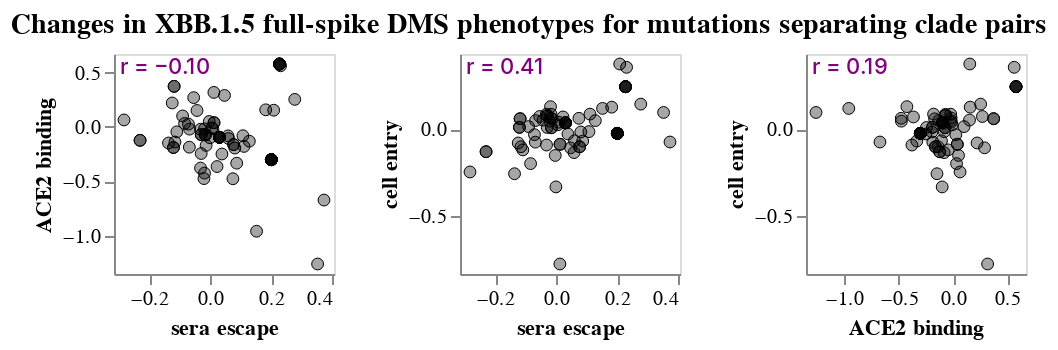

The notebook cell saved with this chart:
### Markdown cell above
## Phenotype change correlations among clade pairs
Plot correlations between changes in DMS phenotype between all clade pairs.

### Code cell
clade_selection = alt.selection_point(fields=["clade"], on="mouseover", empty=False)

phenotype_scatter_base = (
    alt.Chart(pango_pair_dms_growth_df)
    .add_params(clade_selection)
)

tooltips = [
    "clade",
    "parent",
    "date",
    "spike_new_muts",
    "nonspike_new_muts",
    *[
        alt.Tooltip(p, format=".0f")
        for p in ["change_in_growth_rate", "growth_rate", "parent_growth_rate"]
    ],
    "n_sequences",
    "parent_n_sequences",
]

phenotype_scatter_charts = []
for pheno1, pheno2 in itertools.combinations(phenotypes, 2):
    if split_by_rbd:
        if pheno1.split()[-1] != pheno2.split()[-1]:
            continue
    phenotype_scatter_points = (
        phenotype_scatter_base
        .encode(
            alt.X(pheno1, scale=alt.Scale(nice=False, padding=5)),
            y=alt.Y(pheno2, scale=alt.Scale(nice=False, padding=5)),
            tooltip=[
                *[alt.Tooltip(p, format=".2f") for p in phenotypes],
                *tooltips,
            ],
            size=alt.condition(clade_selection, alt.value(70), alt.value(35)),
            strokeWidth=alt.condition(clade_selection, alt.value(2), alt.value(0.5)),
            stroke=alt.condition(clade_selection, alt.value("red"), alt.value("black")),
        )
        .mark_circle(fill="black", strokeOpacity=1, fillOpacity=0.35)
    )
    phenotype_scatter_r = (
        phenotype_scatter_base
        .transform_regression(pheno1, pheno2, params=True)
        .transform_calculate(
            r=alt.expr.if_(
                alt.datum["coef"][1] >= 0,
                alt.expr.sqrt(alt.datum["rSquared"]),
                -alt.expr.sqrt(alt.datum["rSquared"]),
            ),
            label='"r = " + format(datum.r, ".2f")',
        )
        .mark_text(align="left", color="purple", fontWeight=500, fontSize=11, opacity=1)
        .encode(x=alt.value(3), y=alt.value(7), text=alt.Text("label:N"))
        .properties(width=110, height=110)
    )
    phenotype_scatter_charts.append(phenotype_scatter_points + phenotype_scatter_r)

phenotype_scatter_chart = (
    alt.vconcat(
        *[
            alt.hconcat(*phenotype_scatter_charts[row * len(phenotypes_basic): (row + 1) * len(phenotypes_basic)])
            for row in range(int(math.ceil(len(phenotypes) / len(phenotypes_basic))))
        ],
        spacing=9,
    )
    .configure_axis(grid=False)
    .properties(        
        title=alt.TitleParams(
            f"Changes in {title} for mutations separating clade pairs",
            anchor="middle",
            fontSize=14,
            dy=-3,
        ),
    )    
)

phenotype_scatter_chart

### Figure 1 — Vega-Lite specification as saved in the notebook (floating-point values rounded to 4 significant figures)
{"config": {"view": {"continuousWidth": 300, "continuousHeight": 300}, "axis": {"grid": false}}, "vconcat": [{"hconcat": [{"layer": [{"mark": {"type": "circle", "fill": "black", "fillOpacity": 0.35, "strokeOpacity": 1}, "encoding": {"size": {"condition": {"param": "param_1", "value": 70, "empty": false}, "value": 35}, "stroke": {"condition": {"param": "param_1", "value": "red", "empty": false}, "value": "black"}, "strokeWidth": {"condition": {"param": "param_1", "value": 2, "empty": false}, "value": 0.5}, "tooltip": [{"field": "sera escape", "format": ".2f", "type": "quantitative"}, {"field": "ACE2 binding", "format": ".2f", "type": "quantitative"}, {"field": "cell entry", "format": ".2f", "type": "quantitative"}, {"field": "clade", "type": "nominal"}, {"field": "parent", "type": "nominal"}, {"field": "date", "type": "nominal"}, {"field": "spike_new_muts", "type": "nominal"}, {"field": "nonspike_new_muts", "type": "nominal"}, {"field": "change_in_growth_rate", "format": ".0f", "type": "quantitative"}, {"field": "growth_rate", "format": ".0f", "type": "quantitative"}, {"field": "parent_growth_rate", "format": ".0f", "type": "quantitative"}, {"field": "n_sequences", "type": "quantitative"}, {"field": "parent_n_sequences", "type": "quantitative"}], "x": {"field": "sera escape", "scale": {"nice": false, "padding": 5}, "type": "quantitative"}, "y": {"field": "ACE2 binding", "scale": {"nice": false, "padding": 5}, "type": "quantitative"}}, "name": "view_1"}, {"mark": {"type": "text", "align": "left", "color": "purple", "fontSize": 11, "fontWeight": 500, "opacity": 1}, "encoding": {"text": {"field": "label", "type": "nominal"}, "x": {"value": 3}, "y": {"value": 7}}, "transform": [{"on": "sera escape", "regression": "ACE2 binding", "params": true}, {"calculate": "if((datum['coef'][1] >= 0),sqrt(datum['rSquared']),(-sqrt(datum['rSquared'])))", "as": "r"}, {"calculate": "\"r = \" + format(datum.r, \".2f\")", "as": "label"}]}], "height": 110, "width": 110}, {"layer": [{"mark": {"type": "circle", "fill": "black", "fillOpacity": 0.35, "strokeOpacity": 1}, "encoding": {"size": {"condition": {"param": "param_1", "value": 70, "empty": false}, "value": 35}, "stroke": {"condition": {"param": "param_1", "value": "red", "empty": false}, "value": "black"}, "strokeWidth": {"condition": {"param": "param_1", "value": 2, "empty": false}, "value": 0.5}, "tooltip": [{"field": "sera escape", "format": ".2f", "type": "quantitative"}, {"field": "ACE2 binding", "format": ".2f", "type": "quantitative"}, {"field": "cell entry", "format": ".2f", "type": "quantitative"}, {"field": "clade", "type": "nominal"}, {"field": "parent", "type": "nominal"}, {"field": "date", "type": "nominal"}, {"field": "spike_new_muts", "type": "nominal"}, {"field": "nonspike_new_muts", "type": "nominal"}, {"field": "change_in_growth_rate", "format": ".0f", "type": "quantitative"}, {"field": "growth_rate", "format": ".0f", "type": "quantitative"}, {"field": "parent_growth_rate", "format": ".0f", "type": "quantitative"}, {"field": "n_sequences", "type": "quantitative"}, {"field": "parent_n_sequences", "type": "quantitative"}], "x": {"field": "sera escape", "scale": {"nice": false, "padding": 5}, "type": "quantitative"}, "y": {"field": "cell entry", "scale": {"nice": false, "padding": 5}, "type": "quantitative"}}, "name": "view_2"}, {"mark": {"type": "text", "align": "left", "color": "purple", "fontSize": 11, "fontWeight": 500, "opacity": 1}, "encoding": {"text": {"field": "label", "type": "nominal"}, "x": {"value": 3}, "y": {"value": 7}}, "transform": [{"on": "sera escape", "regression": "cell entry", "params": true}, {"calculate": "if((datum['coef'][1] >= 0),sqrt(datum['rSquared']),(-sqrt(datum['rSquared'])))", "as": "r"}, {"calculate": "\"r = \" + format(datum.r, \".2f\")", "as": "label"}]}], "height": 110, "width": 110}, {"layer": [{"mark": {"type": "circle", "fill": "black", "fillOpacity": 0.35, "strokeOpacity": 1}, "encoding": {"size": {"condition": {"param": "param_1", "value": 70, "empty": false}, "value": 35}, "stroke": {"condition": {"param": "param_1", "value": "red", "empty": false}, "value": "black"}, "strokeWidth": {"condition": {"param": "param_1", "value": 2, "empty": false}, "value": 0.5}, "tooltip": [{"field": "sera escape", "format": ".2f", "type": "quantitative"}, {"field": "ACE2 binding", "format": ".2f", "type": "quantitative"}, {"field": "cell entry", "format": ".2f", "type": "quantitative"}, {"field": "clade", "type": "nominal"}, {"field": "parent", "type": "nominal"}, {"field": "date", "type": "nominal"}, {"field": "spike_new_muts", "type": "nominal"}, {"field": "nonspike_new_muts", "type": "nominal"}, {"field": "change_in_growth_rate", "format": ".0f", "type": "quantitative"}, {"field": "growth_rate", "format": ".0f", "type": "quantitative"}, {"field": "parent_growth_rate", "format": ".0f", "type": "quantitative"}, {"field": "n_sequences", "type": "quantitative"}, {"field": "parent_n_sequences", "type": "quantitative"}], "x": {"field": "ACE2 binding", "scale": {"nice": false, "padding": 5}, "type": "quantitative"}, "y": {"field": "cell entry", "scale": {"nice": false, "padding": 5}, "type": "quantitative"}}, "name": "view_3"}, {"mark": {"type": "text", "align": "left", "color": "purple", "fontSize": 11, "fontWeight": 500, "opacity": 1}, "encoding": {"text": {"field": "label", "type": "nominal"}, "x": {"value": 3}, "y": {"value": 7}}, "transform": [{"on": "ACE2 binding", "regression": "cell entry", "params": true}, {"calculate": "if((datum['coef'][1] >= 0),sqrt(datum['rSquared']),(-sqrt(datum['rSquared'])))", "as": "r"}, {"calculate": "\"r = \" + format(datum.r, \".2f\")", "as": "label"}]}], "height": 110, "width": 110}]}], "data": {"name": "data-f10dab13a8ca37017bcfb5ee8314336c"}, "params": [{"name": "param_1", "select": {"type": "point", "fields": ["clade"], "on": "mouseover"}, "views": ["view_1", "view_2", "view_3"]}], "spacing": 9, "title": {"text": "Changes in XBB.1.5 full-spike DMS phenotypes for mutations separating clade pairs", "anchor": "middle", "dy": -3, "fontSize": 14}, "$schema": "https://vega.github.io/schema/vega-lite/v5.15.1.json", "datasets": {"data-f10dab13a8ca37017bcfb5ee8314336c": [{"clade": "XBB.1", "parent": "XBB", "date": "2022-10-03", "n_new_spike_muts": 1, "spike_new_muts": "G252V", "nonspike_new_muts": "", "growth_rate": 1.205, "n_sequences": 17510, "parent_growth_rate": -0.9367, "parent_n_sequences": 1650, "change_in_growth_rate": 2.141, "sera escape": -0.0716, "ACE2 binding": 0.02517, "cell entry": -0.03082}, {"clade": "XBB.2", "parent": "XBB", "date": "2022-10-15", "n_new_spike_muts": 1, "spike_new_muts": "D253G", "nonspike_new_muts": "", "growth_rate": 0.2068, "n_sequences": 1353, "parent_growth_rate": -0.9367, "parent_n_sequences": 1650, "change_in_growth_rate": 1.144, "sera escape": -0.2303, "ACE2 binding": -0.1234, "cell entry": -0.1294}, {"clade": "XBB.1.4", "parent": "XBB.1", "date": "2022-11-06", "n_new_spike_muts": 1, "spike_new_muts": "T883I", "nonspike_new_muts": "ORF8:G8*", "growth_rate": 5.168, "n_sequences": 519, "parent_growth_rate": 1.205, "parent_n_sequences": 17510, "change_in_growth_rate": 3.964, "sera escape": 0.07632, "ACE2 binding": -0.1625, "cell entry": -0.1008}, {"clade": "XBB.1.5", "parent": "XBB.1", "date": "2022-11-08", "n_new_spike_muts": 1, "spike_new_muts": "S486P", "nonspike_new_muts": "ORF8:G8*", "growth_rate": 25.31, "n_sequences": 156404, "parent_growth_rate": 1.205, "parent_n_sequences": 17510, "change_in_growth_rate": 24.1, "sera escape": 0.2269, "ACE2 binding": 0.5783, "cell entry": 0.247}, {"clade": "XBB.1.16", "parent": "XBB.1", "date": "2023-03-05", "n_new_spike_muts": 3, "spike_new_muts": "K478R; S486P; E180V", "nonspike_new_muts": "ORF1a:L3829F; ORF1b:D1746Y; ORF8:G8*; ORF9b:I5T; ORF9b:N55S", "growth_rate": 40.14, "n_sequences": 25010, "parent_growth_rate": 1.205, "parent_n_sequences": 17510, "change_in_growth_rate": 38.94, "sera escape": 0.2303, "ACE2 binding": 0.5619, "cell entry": 0.3594}, {"clade": "XBB.1.22", "parent": "XBB.1", "date": "2023-03-19", "n_new_spike_muts": 1, "spike_new_muts": "S486P", "nonspike_new_muts": "ORF8:G8*; ORF9b:I5T", "growth_rate": 41.14, "n_sequences": 417, "parent_growth_rate": 1.205, "parent_n_sequences": 17510, "change_in_growth_rate": 39.94, "sera escape": 0.2269, "ACE2 binding": 0.5783, "cell entry": 0.247}, {"clade": "XBB.1.42", "parent": "XBB.1", "date": "2023-05-31", "n_new_spike_muts": 2, "spike_new_muts": "S486P; Q613H", "nonspike_new_muts": "ORF1a:T4175I; ORF8:G8*; ORF9b:I5T", "growth_rate": 41.4, "n_sequences": 447, "parent_growth_rate": 1.205, "parent_n_sequences": 17510, "change_in_growth_rate": 40.2, "sera escape": 0.2078, "ACE2 binding": 0.1534, "cell entry": 0.3785}, {"clade": "XBB.1.4.1", "parent": "XBB.1.4", "date": "2022-11-25", "n_new_spike_muts": 1, "spike_new_muts": "S673G", "nonspike_new_muts": "", "growth_rate": 3.376, "n_sequences": 1455, "parent_growth_rate": 5.168, "parent_n_sequences": 519, "change_in_growth_rate": -1.792, "sera escape": 0.01171, "ACE2 binding": 0.3172, "cell entry": -0.7797}, {"clade": "XBB.1.5.1", "parent": "XBB.1.5", "date": "2023-01-28", "n_new_spike_muts": 1, "spike_new_muts": "T573I", "nonspike_new_muts": "", "growth_rate": 29.25, "n_sequences": 3285, "parent_growth_rate": 25.31, "parent_n_sequences": 156404, "change_in_growth_rate": 3.938, "sera escape": -0.02976, "ACE2 binding": -0.07144, "cell entry": 0.07914}, {"clade": "XBB.1.5.2", "parent": "XBB.1.5", "date": "2023-01-29", "n_new_spike_muts": 2, "spike_new_muts": "K147I; T284I", "nonspike_new_muts": "", "growth_rate": 27.32, "n_sequences": 975, "parent_growth_rate": 25.31, "parent_n_sequences": 156404, "change_in_growth_rate": 2.008, "sera escape": -0.02996, "ACE2 binding": -0.2448, "cell entry": 0.01103}, {"clade": "XBB.1.5.4", "parent": "XBB.1.5", "date": "2023-02-10", "n_new_spike_muts": 1, "spike_new_muts": "T883I", "nonspike_new_muts": "", "growth_rate": 29.9, "n_sequences": 2023, "parent_growth_rate": 25.31, "parent_n_sequences": 156404, "change_in_growth_rate": 4.592, "sera escape": 0.07632, "ACE2 binding": -0.1625, "cell entry": -0.1008}, {"clade": "XBB.1.5.5", "parent": "XBB.1.5", "date": "2023-02-10", "n_new_spike_muts": 1, "spike_new_muts": "K1181I", "nonspike_new_muts": "ORF1a:S2246L", "growth_rate": 29.69, "n_sequences": 1054, "parent_growth_rate": 25.31, "parent_n_sequences": 156404, "change_in_growth_rate": 4.385, "sera escape": -0.003512, "ACE2 binding": 0.04976, "cell entry": -0.1511}, {"clade": "XBB.1.5.10", "parent": "XBB.1.5", "date": "2023-02-10", "n_new_spike_muts": 1, "spike_new_muts": "F456L", "nonspike_new_muts": "ORF1b:A1643V", "growth_rate": 37.89, "n_sequences": 2176, "parent_growth_rate": 25.31, "parent_n_sequences": 156404, "change_in_growth_rate": 12.58, "sera escape": 0.2001, "ACE2 binding": -0.3013, "cell entry": -0.02328}, {"clade": "XBB.1.5.12", "parent": "XBB.1.5", "date": "2023-02-19", "n_new_spike_muts": 1, "spike_new_muts": "T323I", "nonspike_new_muts": "", "growth_rate": 28.78, "n_sequences": 2303, "parent_growth_rate": 25.31, "parent_n_sequences": 156404, "change_in_growth_rate": 3.467, "sera escape": -0.137, "ACE2 binding": -0.1482, "cell entry": -0.257}, {"clade": "XBB.1.5.25", "parent": "XBB.1.5", "date": "2023-03-18", "n_new_spike_muts": 1, "spike_new_muts": "K97T", "nonspike_new_muts": "", "growth_rate": 25.8, "n_sequences": 661, "parent_growth_rate": 25.31, "parent_n_sequences": 156404, "change_in_growth_rate": 0.4916, "sera escape": 0.1069, "ACE2 binding": -0.08113, "cell entry": -0.01326}, {"clade": "XBB.1.5.28", "parent": "XBB.1.5", "date": "2023-03-22", "n_new_spike_muts": 1, "spike_new_muts": "K478R", "nonspike_new_muts": "", "growth_rate": 35.07, "n_sequences": 761, "parent_growth_rate": 25.31, "parent_n_sequences": 156404, "change_in_growth_rate": 9.764, "sera escape": 0.02994, "ACE2 binding": -0.09573, "cell entry": 0.03784}, {"clade": "XBB.1.5.30", "parent": "XBB.1.5", "date": "2023-03-22", "n_new_spike_muts": 1, "spike_new_muts": "A348T", "nonspike_new_muts": "", "growth_rate": 30.41, "n_sequences": 808, "parent_growth_rate": 25.31, "parent_n_sequences": 156404, "change_in_growth_rate": 5.101, "sera escape": 0.008368, "ACE2 binding": -0.01643, "cell entry": 0.04135}, {"clade": "XBB.1.5.35", "parent": "XBB.1.5", "date": "2023-03-24", "n_new_spike_muts": 1, "spike_new_muts": "N978S", "nonspike_new_muts": "", "growth_rate": 28.96, "n_sequences": 1292, "parent_growth_rate": 25.31, "parent_n_sequences": 156404, "change_in_growth_rate": 3.653, "sera escape": -0.1159, "ACE2 binding": -0.1391, "cell entry": -0.1005}, {"clade": "XBB.1.5.37", "parent": "XBB.1.5", "date": "2023-03-27", "n_new_spike_muts": 1, "spike_new_muts": "K1045R", "nonspike_new_muts": "", "growth_rate": 33.53, "n_sequences": 3551, "parent_growth_rate": 25.31, "parent_n_sequences": 156404, "change_in_growth_rate": 8.224, "sera escape": 0.05959, "ACE2 binding": -0.1069, "cell entry": -0.06603}, {"clade": "XBB.1.5.50", "parent": "XBB.1.5", "date": "2023-04-26", "n_new_spike_muts": 1, "spike_new_muts": "P621S", "nonspike_new_muts": "N:T49I; ORF1a:A2097V", "growth_rate": 29.06, "n_sequences": 591, "parent_growth_rate": 25.31, "parent_n_sequences": 156404, "change_in_growth_rate": 3.755, "sera escape": -0.1209, "ACE2 binding": -0.1898, "cell entry": 0.01162}, {"clade": "XBB.1.5.56", "parent": "XBB.1.5", "date": "2023-05-05", "n_new_spike_muts": 1, "spike_new_muts": "A852S", "nonspike_new_muts": "", "growth_rate": 27.85, "n_sequences": 537, "parent_growth_rate": 25.31, "parent_n_sequences": 156404, "change_in_growth_rate": 2.538, "sera escape": -0.1249, "ACE2 binding": 0.2201, "cell entry": -0.0788}, {"clade": "XBB.1.5.59", "parent": "XBB.1.5", "date": "2023-05-06", "n_new_spike_muts": 1, "spike_new_muts": "F456L", "nonspike_new_muts": "ORF1a:S2822P", "growth_rate": 39.84, "n_sequences": 719, "parent_growth_rate": 25.31, "parent_n_sequences": 156404, "change_in_growth_rate": 14.54, "sera escape": 0.2001, "ACE2 binding": -0.3013, "cell entry": -0.02328}, {"clade": "XBB.1.5.70", "parent": "XBB.1.5", "date": "2023-05-22", "n_new_spike_muts": 2, "spike_new_muts": "L455F; F456L", "nonspike_new_muts": "ORF1a:A4068S; ORF8:P38S", "growth_rate": 45.16, "n_sequences": 499, "parent_growth_rate": 25.31, "parent_n_sequences": 156404, "change_in_growth_rate": 19.85, "sera escape": 0.3517, "ACE2 binding": -1.261, "cell entry": 0.09792}, {"clade": "XBB.1.5.72", "parent": "XBB.1.5", "date": "2023-05-31", "n_new_spike_muts": 1, "spike_new_muts": "F456L", "nonspike_new_muts": "ORF1a:G445S", "growth_rate": 45.74, "n_sequences": 1477, "parent_growth_rate": 25.31, "parent_n_sequences": 156404, "change_in_growth_rate": 20.44, "sera escape": 0.2001, "ACE2 binding": -0.3013, "cell entry": -0.02328}, {"clade": "XBB.1.5.91", "parent": "XBB.1.5", "date": "2023-07-10", "n_new_spike_muts": 1, "spike_new_muts": "P621S", "nonspike_new_muts": "", "growth_rate": 28.66, "n_sequences": 657, "parent_growth_rate": 25.31, "parent_n_sequences": 156404, "change_in_growth_rate": 3.355, "sera escape": -0.1209, "ACE2 binding": -0.1898, "cell entry": 0.01162}, {"clade": "XBB.1.5.97", "parent": "XBB.1.5", "date": "2023-07-24", "n_new_spike_muts": 1, "spike_new_muts": "T941S", "nonspike_new_muts": "", "growth_rate": 31.39, "n_sequences": 409, "parent_growth_rate": 25.31, "parent_n_sequences": 156404, "change_in_growth_rate": 6.082, "sera escape": -0.01727, "ACE2 binding": -0.07001, "cell entry": 0.0871}, {"clade": "XBB.1.5.100", "parent": "XBB.1.5", "date": "2023-08-02", "n_new_spike_muts": 1, "spike_new_muts": "V1122M", "nonspike_new_muts": "", "growth_rate": 31.15, "n_sequences": 597, "parent_growth_rate": 25.31, "parent_n_sequences": 156404, "change_in_growth_rate": 5.838, "sera escape": 0.01212, "ACE2 binding": 0.03866, "cell entry": -0.08652}, {"clade": "EM.1", "parent": "XBB.1.5.7", "date": "2023-02-26", "n_new_spike_muts": 1, "spike_new_muts": "R214L", "nonspike_new_muts": "", "growth_rate": 24.58, "n_sequences": 598, "parent_growth_rate": 24.67, "parent_n_sequences": 6252, "change_in_growth_rate": -0.08633, "sera escape": 0.05816, "ACE2 binding": -0.08279, "cell entry": -0.1346}, {"clade": "EK.2", "parent": "XBB.1.5.13", "date": "2023-02-26", "n_new_spike_muts": 1, "spike_new_muts": "T259I", "nonspike_new_muts": "ORF1a:L3829F", "growth_rate": 25.84, "n_sequences": 403, "parent_growth_rate": 25.82, "parent_n_sequences": 6375, "change_in_growth_rate": 0.02014, "sera escape": -0.01375, "ACE2 binding": -0.1702, "cell entry": 0.06108}, {"clade": "EL.1", "parent": "XBB.1.5.14", "date": "2023-02-21", "n_new_spike_muts": 1, "spike_new_muts": "Q675H", "nonspike_new_muts": "", "growth_rate": 27.61, "n_sequences": 1201, "parent_growth_rate": 24.5, "parent_n_sequences": 911, "change_in_growth_rate": 3.102, "sera escape": -0.001338, "ACE2 binding": -0.1003, "cell entry": -0.3333}, {"clade": "FD.2", "parent": "XBB.1.5.15", "date": "2023-03-27", "n_new_spike_muts": 1, "spike_new_muts": "Q146K", "nonspike_new_muts": "ORF1a:G519S", "growth_rate": 26.36, "n_sequences": 2569, "parent_growth_rate": 26.15, "parent_n_sequences": 4535, "change_in_growth_rate": 0.218, "sera escape": -0.06804, "ACE2 binding": -0.02033, "cell entry": 0.05065}, {"clade": "GF.1", "parent": "XBB.1.5.24", "date": "2023-05-23", "n_new_spike_muts": 1, "spike_new_muts": "E748V", "nonspike_new_muts": "", "growth_rate": 38.84, "n_sequences": 1193, "parent_growth_rate": 28.27, "parent_n_sequences": 3234, "change_in_growth_rate": 10.57, "sera escape": 0.07404, "ACE2 binding": -0.4767, "cell entry": 0.06399}, {"clade": "GB.1", "parent": "XBB.1.5.46", "date": "2023-05-06", "n_new_spike_muts": 1, "spike_new_muts": "L518V", "nonspike_new_muts": "ORF8:V62L; ORF9b:I5T", "growth_rate": 37.04, "n_sequences": 731, "parent_growth_rate": 26.77, "parent_n_sequences": 1594, "change_in_growth_rate": 10.27, "sera escape": 0.02201, "ACE2 binding": -0.3646, "cell entry": 0.07188}, {"clade": "HT.2", "parent": "XBB.1.5.49", "date": "2023-07-26", "n_new_spike_muts": 1, "spike_new_muts": "T51I", "nonspike_new_muts": "", "growth_rate": 33.02, "n_sequences": 528, "parent_growth_rate": 30.79, "parent_n_sequences": 3154, "change_in_growth_rate": 2.231, "sera escape": -0.01601, "ACE2 binding": -0.07416, "cell entry": 0.00951}, {"clade": "GK.1", "parent": "XBB.1.5.70", "date": "2023-06-06", "n_new_spike_muts": 1, "spike_new_muts": "S704L", "nonspike_new_muts": "ORF3a:T89I", "growth_rate": 49.44, "n_sequences": 652, "parent_growth_rate": 45.16, "parent_n_sequences": 499, "change_in_growth_rate": 4.28, "sera escape": -0.05457, "ACE2 binding": 0.2691, "cell entry": 0.07445}, {"clade": "GK.1.1", "parent": "GK.1", "date": "2023-07-13", "n_new_spike_muts": 1, "spike_new_muts": "T573I", "nonspike_new_muts": "", "growth_rate": 60.48, "n_sequences": 1205, "parent_growth_rate": 49.44, "parent_n_sequences": 652, "change_in_growth_rate": 11.04, "sera escape": -0.02976, "ACE2 binding": -0.07144, "cell entry": 0.07914}, {"clade": "GN.1", "parent": "XBB.1.5.73", "date": "2023-06-10", "n_new_spike_muts": 1, "spike_new_muts": "F456L", "nonspike_new_muts": "ORF1a:T3356I; ORF3a:G18V", "growth_rate": 47.77, "n_sequences": 513, "parent_growth_rate": 33.26, "parent_n_sequences": 1111, "change_in_growth_rate": 14.52, "sera escape": 0.2001, "ACE2 binding": -0.3013, "cell entry": -0.02328}, {"clade": "XBB.1.9.1", "parent": "XBB.1.9", "date": "2023-01-09", "n_new_spike_muts": 1, "spike_new_muts": "S486P", "nonspike_new_muts": "", "growth_rate": 33.18, "n_sequences": 14817, "parent_growth_rate": 8.708, "parent_n_sequences": 986, "change_in_growth_rate": 24.47, "sera escape": 0.2269, "ACE2 binding": 0.5783, "cell entry": 0.247}, {"clade": "XBB.1.9.2", "parent": "XBB.1.9", "date": "2023-02-03", "n_new_spike_muts": 1, "spike_new_muts": "S486P", "nonspike_new_muts": "", "growth_rate": 33.38, "n_sequences": 6967, "parent_growth_rate": 8.708, "parent_n_sequences": 986, "change_in_growth_rate": 24.67, "sera escape": 0.2269, "ACE2 binding": 0.5783, "cell entry": 0.247}, {"clade": "FL.1", "parent": "XBB.1.9.1", "date": "2023-04-04", "n_new_spike_muts": 1, "spike_new_muts": "A701V", "nonspike_new_muts": "ORF1a:G993S", "growth_rate": 35.02, "n_sequences": 639, "parent_growth_rate": 33.18, "parent_n_sequences": 14817, "change_in_growth_rate": 1.834, "sera escape": 0.004834, "ACE2 binding": -0.0089, "cell entry": 0.02643}, {"clade": "FL.7", "parent": "XBB.1.9.1", "date": "2023-05-06", "n_new_spike_muts": 1, "spike_new_muts": "T51I", "nonspike_new_muts": "", "growth_rate": 37.23, "n_sequences": 432, "parent_growth_rate": 33.18, "parent_n_sequences": 14817, "change_in_growth_rate": 4.047, "sera escape": -0.01601, "ACE2 binding": -0.07416, "cell entry": 0.00951}, {"clade": "FL.14", "parent": "XBB.1.9.1", "date": "2023-05-23", "n_new_spike_muts": 1, "spike_new_muts": "V1122M", "nonspike_new_muts": "", "growth_rate": 39.42, "n_sequences": 718, "parent_growth_rate": 33.18, "parent_n_sequences": 14817, "change_in_growth_rate": 6.241, "sera escape": 0.01212, "ACE2 binding": 0.03866, "cell entry": -0.08652}, {"clade": "FL.15", "parent": "XBB.1.9.1", "date": "2023-05-29", "n_new_spike_muts": 1, "spike_new_muts": "F456L", "nonspike_new_muts": "ORF1a:E637K", "growth_rate": 46.11, "n_sequences": 1359, "parent_growth_rate": 33.18, "parent_n_sequences": 14817, "change_in_growth_rate": 12.93, "sera escape": 0.2001, "ACE2 binding": -0.3013, "cell entry": -0.02328}, {"clade": "FL.16", "parent": "XBB.1.9.1", "date": "2023-05-30", "n_new_spike_muts": 1, "spike_new_muts": "D215V", "nonspike_new_muts": "", "growth_rate": 42.5, "n_sequences": 524, "parent_growth_rate": 33.18, "parent_n_sequences": 14817, "change_in_growth_rate": 9.32, "sera escape": -0.08437, "ACE2 binding": 0.03181, "cell entry": -0.1983}, {"clade": "FL.20", "parent": "XBB.1.9.1", "date": "2023-06-29", "n_new_spike_muts": 2, "spike_new_muts": "Q52H; F456L", "nonspike_new_muts": "ORF1a:I2010V; ORF3a:L108F", "growth_rate": 54.64, "n_sequences": 544, "parent_growth_rate": 33.18, "parent_n_sequences": 14817, "change_in_growth_rate": 21.46, "sera escape": 0.1279, "ACE2 binding": -0.1316, "cell entry": 0.05056}, {"clade": "FL.24", "parent": "XBB.1.9.1", "date": "2023-07-09", "n_new_spike_muts": 2, "spike_new_muts": "Q613H; A688V", "nonspike_new_muts": "ORF1b:I539V; ORF3a:N82S", "growth_rate": 47.56, "n_sequences": 420, "parent_growth_rate": 33.18, "parent_n_sequences": 14817, "change_in_growth_rate": 14.38, "sera escape": -0.02087, "ACE2 binding": -0.4753, "cell entry": 0.04751}, {"clade": "FL.1.5", "parent": "FL.1", "date": "2023-06-06", "n_new_spike_muts": 1, "spike_new_muts": "F456L", "nonspike_new_muts": "ORF1b:K2557R", "growth_rate": 45.47, "n_sequences": 498, "parent_growth_rate": 35.02, "parent_n_sequences": 639, "change_in_growth_rate": 10.45, "sera escape": 0.2001, "ACE2 binding": -0.3013, "cell entry": -0.02328}, {"clade": "FL.1.5.1", "parent": "FL.1.5", "date": "2023-06-06", "n_new_spike_muts": 1, "spike_new_muts": "K478R", "nonspike_new_muts": "ORF1b:S2198I", "growth_rate": 58.53, "n_sequences": 4724, "parent_growth_rate": 45.47, "parent_n_sequences": 498, "change_in_growth_rate": 13.06, "sera escape": 0.02994, "ACE2 binding": -0.09573, "cell entry": 0.03784}, {"clade": "FL.10.1", "parent": "FL.10", "date": "2023-06-10", "n_new_spike_muts": 1, "spike_new_muts": "E554K", "nonspike_new_muts": "", "growth_rate": 48.46, "n_sequences": 1313, "parent_growth_rate": 31.84, "parent_n_sequences": 1335, "change_in_growth_rate": 16.62, "sera escape": 0.08039, "ACE2 binding": -0.1947, "cell entry": -0.0152}, {"clade": "EG.1", "parent": "XBB.1.9.2", "date": "2023-02-19", "n_new_spike_muts": 1, "spike_new_muts": "Q613H", "nonspike_new_muts": "N:L219F", "growth_rate": 35.99, "n_sequences": 7614, "parent_growth_rate": 33.38, "parent_n_sequences": 6967, "change_in_growth_rate": 2.618, "sera escape": -0.01907, "ACE2 binding": -0.4249, "cell entry": 0.1315}, {"clade": "EG.2", "parent": "XBB.1.9.2", "date": "2023-04-04", "n_new_spike_muts": 1, "spike_new_muts": "K478R", "nonspike_new_muts": "", "growth_rate": 41.74, "n_sequences": 2159, "parent_growth_rate": 33.38, "parent_n_sequences": 6967, "change_in_growth_rate": 8.362, "sera escape": 0.02994, "ACE2 binding": -0.09573, "cell entry": 0.03784}, {"clade": "HK.3", "parent": "EG.5.1.1", "date": "2023-07-23", "n_new_spike_muts": 1, "spike_new_muts": "L455F", "nonspike_new_muts": "", "growth_rate": 77.37, "n_sequences": 2149, "parent_growth_rate": 55.32, "parent_n_sequences": 15781, "change_in_growth_rate": 22.05, "sera escape": 0.1516, "ACE2 binding": -0.9594, "cell entry": 0.1212}, {"clade": "HK.6", "parent": "EG.5.1.1", "date": "2023-08-24", "n_new_spike_muts": 1, "spike_new_muts": "D253G", "nonspike_new_muts": "ORF1a:A1923T", "growth_rate": 60.49, "n_sequences": 646, "parent_growth_rate": 55.32, "parent_n_sequences": 15781, "change_in_growth_rate": 5.164, "sera escape": -0.2303, "ACE2 binding": -0.1234, "cell entry": -0.1294}, {"clade": "EG.5.1.6", "parent": "EG.5.1", "date": "2023-07-23", "n_new_spike_muts": 1, "spike_new_muts": "F157L", "nonspike_new_muts": "ORF1a:S1857L", "growth_rate": 59.1, "n_sequences": 1193, "parent_growth_rate": 52.55, "parent_n_sequences": 9915, "change_in_growth_rate": 6.553, "sera escape": 0.04657, "ACE2 binding": 0.2894, "cell entry": -0.107}, {"clade": "HV.1", "parent": "EG.5.1.6", "date": "2023-08-02", "n_new_spike_muts": 1, "spike_new_muts": "L452R", "nonspike_new_muts": "", "growth_rate": 69.43, "n_sequences": 1645, "parent_growth_rate": 59.1, "parent_n_sequences": 1193, "change_in_growth_rate": 10.33, "sera escape": 0.1816, "ACE2 binding": 0.1571, "cell entry": 0.1286}, {"clade": "XBB.1.16.1", "parent": "XBB.1.16", "date": "2023-03-22", "n_new_spike_muts": 1, "spike_new_muts": "T547I", "nonspike_new_muts": "", "growth_rate": 39.85, "n_sequences": 8686, "parent_growth_rate": 40.14, "parent_n_sequences": 25010, "change_in_growth_rate": -0.2868, "sera escape": 0.03809, "ACE2 binding": -0.2494, "cell entry": -0.02672}, {"clade": "XBB.1.16.6", "parent": "XBB.1.16", "date": "2023-05-07", "n_new_spike_muts": 1, "spike_new_muts": "F456L", "nonspike_new_muts": "", "growth_rate": 54.57, "n_sequences": 4935, "parent_growth_rate": 40.14, "parent_n_sequences": 25010, "change_in_growth_rate": 14.43, "sera escape": 0.2001, "ACE2 binding": -0.3013, "cell entry": -0.02328}, {"clade": "XBB.1.16.7", "parent": "XBB.1.16", "date": "2023-05-25", "n_new_spike_muts": 1, "spike_new_muts": "T732I", "nonspike_new_muts": "ORF1a:Y1090H", "growth_rate": 42.28, "n_sequences": 502, "parent_growth_rate": 40.14, "parent_n_sequences": 25010, "change_in_growth_rate": 2.143, "sera escape": -0.1187, "ACE2 binding": 0.3729, "cell entry": 0.06165}, {"clade": "XBB.1.16.8", "parent": "XBB.1.16", "date": "2023-05-26", "n_new_spike_muts": 1, "spike_new_muts": "T732I", "nonspike_new_muts": "", "growth_rate": 43.52, "n_sequences": 600, "parent_growth_rate": 40.14, "parent_n_sequences": 25010, "change_in_growth_rate": 3.379, "sera escape": -0.1187, "ACE2 binding": 0.3729, "cell entry": 0.06165}, {"clade": "XBB.1.16.9", "parent": "XBB.1.16", "date": "2023-05-30", "n_new_spike_muts": 1, "spike_new_muts": "F456L", "nonspike_new_muts": "ORF1a:S2500F", "growth_rate": 50.8, "n_sequences": 652, "parent_growth_rate": 40.14, "parent_n_sequences": 25010, "change_in_growth_rate": 10.66, "sera escape": 0.2001, "ACE2 binding": -0.3013, "cell entry": -0.02328}, {"clade": "XBB.1.16.11", "parent": "XBB.1.16", "date": "2023-06-14", "n_new_spike_muts": 1, "spike_new_muts": "P521T", "nonspike_new_muts": "", "growth_rate": 52.58, "n_sequences": 2717, "parent_growth_rate": 40.14, "parent_n_sequences": 25010, "change_in_growth_rate": 12.44, "sera escape": -0.1098, "ACE2 binding": -0.04532, "cell entry": -0.1188}, {"clade": "XBB.1.16.15", "parent": "XBB.1.16", "date": "2023-07-13", "n_new_spike_muts": 2, "spike_new_muts": "K147N; P521S", "nonspike_new_muts": "", "growth_rate": 56.99, "n_sequences": 1255, "parent_growth_rate": 40.14, "parent_n_sequences": 25010, "change_in_growth_rate": 16.85, "sera escape": 0.08649, "ACE2 binding": -0.3337, "cell entry": -0.06778}, {"clade": "FU.2.1", "parent": "FU.2", "date": "2023-06-20", "n_new_spike_muts": 1, "spike_new_muts": "E619Q", "nonspike_new_muts": "ORF1a:T2106N", "growth_rate": 48.02, "n_sequences": 870, "parent_growth_rate": 44.17, "parent_n_sequences": 1237, "change_in_growth_rate": 3.853, "sera escape": -0.06871, "ACE2 binding": -0.1867, "cell entry": -0.07397}, {"clade": "HF.1", "parent": "XBB.1.16.13", "date": "2023-07-14", "n_new_spike_muts": 1, "spike_new_muts": "K304N", "nonspike_new_muts": "", "growth_rate": 51.64, "n_sequences": 2161, "parent_growth_rate": 39.88, "parent_n_sequences": 415, "change_in_growth_rate": 11.76, "sera escape": -0.03204, "ACE2 binding": -0.3787, "cell entry": -0.09076}, {"clade": "XBB.1.22.1", "parent": "XBB.1.22", "date": "2023-03-19", "n_new_spike_muts": 1, "spike_new_muts": "Y200C", "nonspike_new_muts": "", "growth_rate": 40.95, "n_sequences": 881, "parent_growth_rate": 41.14, "parent_n_sequences": 417, "change_in_growth_rate": -0.1922, "sera escape": 0.3727, "ACE2 binding": -0.6727, "cell entry": -0.07328}, {"clade": "FY.2", "parent": "XBB.1.22.1", "date": "2023-05-04", "n_new_spike_muts": 1, "spike_new_muts": "I197T", "nonspike_new_muts": "ORF1b:S997P", "growth_rate": 43.35, "n_sequences": 714, "parent_growth_rate": 40.95, "parent_n_sequences": 881, "change_in_growth_rate": 2.4, "sera escape": -0.0908, "ACE2 binding": 0.1005, "cell entry": 0.01591}, {"clade": "FY.5", "parent": "XBB.1.22.1", "date": "2023-06-12", "n_new_spike_muts": 1, "spike_new_muts": "K478R", "nonspike_new_muts": "", "growth_rate": 47.42, "n_sequences": 708, "parent_growth_rate": 40.95, "parent_n_sequences": 881, "change_in_growth_rate": 6.475, "sera escape": 0.02994, "ACE2 binding": -0.09573, "cell entry": 0.03784}, {"clade": "FY.2.1", "parent": "FY.2", "date": "2023-07-23", "n_new_spike_muts": 1, "spike_new_muts": "A684V", "nonspike_new_muts": "ORF1a:T1874I", "growth_rate": 43.97, "n_sequences": 452, "parent_growth_rate": 43.35, "parent_n_sequences": 714, "change_in_growth_rate": 0.6197, "sera escape": -0.283, "ACE2 binding": 0.06389, "cell entry": -0.2468}, {"clade": "FY.3.1", "parent": "FY.3", "date": "2023-05-24", "n_new_spike_muts": 1, "spike_new_muts": "I210T", "nonspike_new_muts": "ORF1a:D1282Y; ORF1a:T1760I", "growth_rate": 47.9, "n_sequences": 1725, "parent_growth_rate": 47.33, "parent_n_sequences": 615, "change_in_growth_rate": 0.5668, "sera escape": -0.01894, "ACE2 binding": -0.01793, "cell entry": 0.06572}, {"clade": "XBB.2.3", "parent": "XBB.2", "date": "2023-01-31", "n_new_spike_muts": 2, "spike_new_muts": "S486P; P521S", "nonspike_new_muts": "ORF1b:P959S; ORF1a:G2091S; ORF7a:A13V", "growth_rate": 38.73, "n_sequences": 5190, "parent_growth_rate": 0.2068, "parent_n_sequences": 1353, "change_in_growth_rate": 38.52, "sera escape": 0.2768, "ACE2 binding": 0.2528, "cell entry": 0.1461}, {"clade": "XBB.2.4", "parent": "XBB.2", "date": "2023-02-03", "n_new_spike_muts": 1, "spike_new_muts": "S486P", "nonspike_new_muts": "", "growth_rate": 23.51, "n_sequences": 543, "parent_growth_rate": 0.2068, "parent_n_sequences": 1353, "change_in_growth_rate": 23.3, "sera escape": 0.2269, "ACE2 binding": 0.5783, "cell entry": 0.247}, {"clade": "XBB.2.3.2", "parent": "XBB.2.3", "date": "2023-03-24", "n_new_spike_muts": 1, "spike_new_muts": "G184V", "nonspike_new_muts": "ORF1a:R2159W", "growth_rate": 40.62, "n_sequences": 1983, "parent_growth_rate": 38.73, "parent_n_sequences": 5190, "change_in_growth_rate": 1.886, "sera escape": -0.04363, "ACE2 binding": 0.1508, "cell entry": 0.05378}, {"clade": "XBB.2.3.3", "parent": "XBB.2.3", "date": "2023-04-04", "n_new_spike_muts": 1, "spike_new_muts": "K182N", "nonspike_new_muts": "", "growth_rate": 41.95, "n_sequences": 1054, "parent_growth_rate": 38.73, "parent_n_sequences": 5190, "change_in_growth_rate": 3.219, "sera escape": -0.0323, "ACE2 binding": -0.02203, "cell entry": 0.08785}, {"clade": "XBB.2.3.5", "parent": "XBB.2.3", "date": "2023-04-12", "n_new_spike_muts": 1, "spike_new_muts": "K478N", "nonspike_new_muts": "", "growth_rate": 40.12, "n_sequences": 479, "parent_growth_rate": 38.73, "parent_n_sequences": 5190, "change_in_growth_rate": 1.391, "sera escape": 0.1104, "ACE2 binding": -0.1795, "cell entry": 0.08826}, {"clade": "XBB.2.3.8", "parent": "XBB.2.3", "date": "2023-05-01", "n_new_spike_muts": 1, "spike_new_muts": "K478R", "nonspike_new_muts": "ORF1a:A583V; ORF1a:L3829F", "growth_rate": 42.73, "n_sequences": 1877, "parent_growth_rate": 38.73, "parent_n_sequences": 5190, "change_in_growth_rate": 4.002, "sera escape": 0.02994, "ACE2 binding": -0.09573, "cell entry": 0.03784}, {"clade": "XBB.2.3.11", "parent": "XBB.2.3", "date": "2023-05-07", "n_new_spike_muts": 1, "spike_new_muts": "K478R", "nonspike_new_muts": "", "growth_rate": 44.76, "n_sequences": 833, "parent_growth_rate": 38.73, "parent_n_sequences": 5190, "change_in_growth_rate": 6.028, "sera escape": 0.02994, "ACE2 binding": -0.09573, "cell entry": 0.03784}]}}
